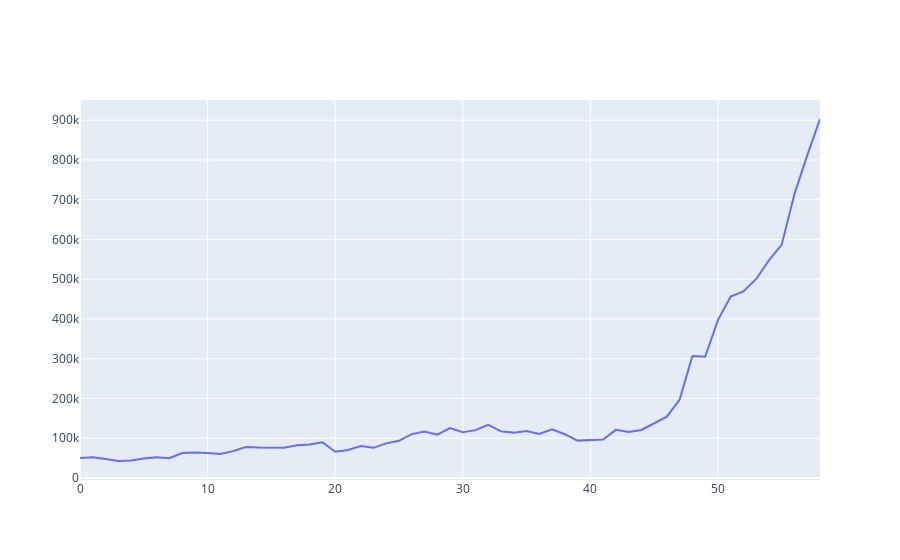

The code cell stored with this chart in its notebook:
### Code cell
fig = go.Figure(data=pltobj)
pio.show(fig)
